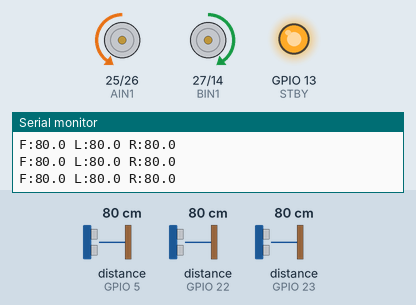
The sketch below on a simulated ESP32. On the bench: motor-driver pin pairs drawn as motors (green arrow = first pin HIGH = forward, orange = second pin HIGH = backward, longer = more drive, scaled by the enable pin, stopped while the standby pin is LOW), output pins drawn as LEDs (lit = HIGH), the last lines printed to the serial monitor. Wiring (inferred from the names in the program): 3 × ultrasonic range finder: trigger GPIO 4, echo GPIO 22 / trigger GPIO 15, echo GPIO 5 / trigger GPIO 21, echo GPIO 23. The test bench sets the inputs (shaded band); at power-on: distance to the obstacle (sensors on GPIO 22, GPIO 23, GPIO 5) 80 cm. The echo pulse lasts 58.3 µs per cm; pins used as bus, display or sensor lines are not drawn.

Above: at 1.4 s.
1.5 s: distance to the obstacle (sensor on GPIO 22) set to 20 cm
At 1.79 s:
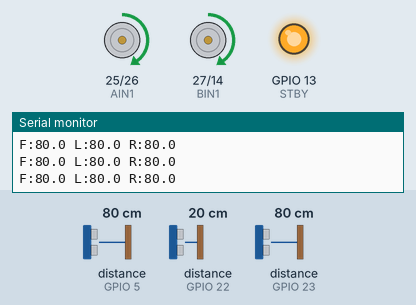
4.5 s: distance to the obstacle (sensor on GPIO 22) set to 15 cm
At 5.4 s:
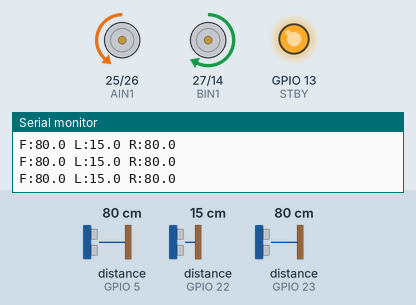
6.3 s: distance to the obstacle (sensor on GPIO 23) set to 12 cm
7.8 s: distance to the obstacle (sensor on GPIO 23) set to 9 cm
At 9.4 s:
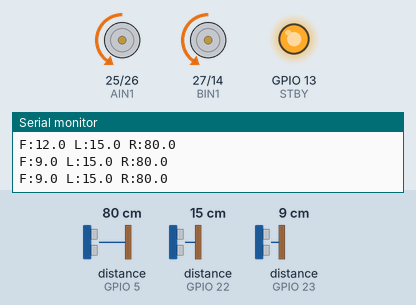
10.8 s: distance to the obstacle (sensor on GPIO 23) set to 18 cm
13.2 s: distance to the obstacle (sensor on GPIO 22) set to 2 cm
At 14.5 s:
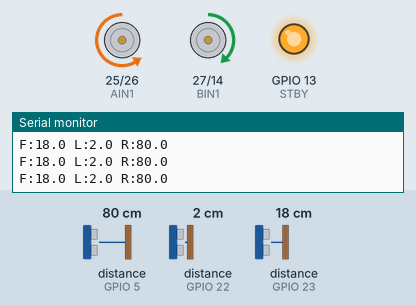
Timing chart, 0 to 15.7 s (numbered marks = the images above; inputs shaded):
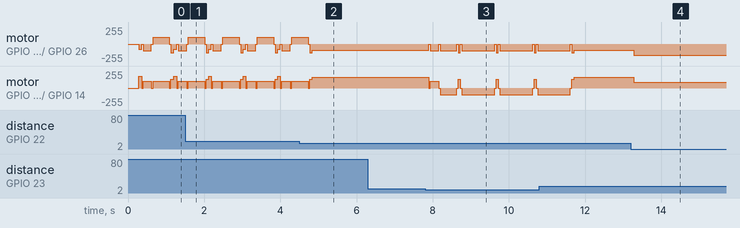

Measured:
- the behaviour switches between 18 and 17 cm on distance to the obstacle (sensor on GPIO 22) (found by bisection; images 1 and 2)
- the behaviour switches between 11 and 10 cm on distance to the obstacle (sensor on GPIO 23) (found by bisection; images 2 and 3)
- after the input at 13.2 s, motor on GPIO 25 (AIN1) / GPIO 26 (AIN2): backward 94/255 → backward 170/255 after 0.08 s; motor on GPIO 27 (BIN1) / GPIO 14 (BIN2): forward 165/255 → forward 89/255 after 0.08 s

The sketch:

obstacle_robot_maze.ino
```cpp
// =============================================================================
//  Left-Hand-Rule Maze Solver — ESP32 + TB6612FNG + 3x HC-SR04
//
//  Priority logic (left-hand rule): LEFT > FORWARD > RIGHT > U-TURN
//    - Median-filtered + debounced sonar readings (avoid drift-vs-opening confusion)
//    - Wall-following correction while driving forward (keeps a steady left offset)
//    - "Nudge forward" before turning at an opening, so the axle clears the corner
//
//  Pipeline (per your spec, section 8):
//    readSensors() -> filterReadings() -> detectWalls() -> decideDirection()
//      -> executeMovement() -> wallCorrection() -> readSensors() -> ...
// =============================================================================

#include <Arduino.h>

// ── Debug ─────────────────────────────────────────────────────────────────
#define DEBUG 0   // set to 0 to silence all debug output (e.g. for production)

#if DEBUG
  #define DBG_PRINT(...)    Serial.print(__VA_ARGS__)
  #define DBG_PRINTLN(...)  Serial.println(__VA_ARGS__)
  #define DBG_PRINTF(...)   Serial.printf(__VA_ARGS__)
#else
  #define DBG_PRINT(...)
  #define DBG_PRINTLN(...)
  #define DBG_PRINTF(...)
#endif

// ── Motor Driver (TB6612FNG) ─────────────────────────────────────────────
#define PWMA 18
#define AIN1 25
#define AIN2 26
#define PWMB 19
#define BIN1 27
#define BIN2 14
#define STBY 13

// ── Ultrasonic Sensors (HC-SR04) ─────────────────────────────────────────
#define TRIG_FRONT 21
#define ECHO_FRONT 23
#define TRIG_LEFT  4
#define ECHO_LEFT  22
#define TRIG_RIGHT 15
#define ECHO_RIGHT 5

// ── Buzzer ────────────────────────────────────────────────────────────────
#define BUZZER_PIN 2   // passive buzzer; driven with tone()/noTone()

// ── Motor direction inversion ────────────────────────────────────────────
// If a motor spins backward when the code commands forward (positive speed),
// set its invert flag to 1 instead of re-wiring the motor leads.
#define MOTOR_A_INVERT 0   // set to 1 if left/A wheel runs backward on "FORWARD"
#define MOTOR_B_INVERT 1   // set to 1 if right/B wheel runs backward on "FORWARD"

// =============================================================================
//  TUNING — measure your actual maze/robot before trusting these numbers
// =============================================================================
// WALL_CM: distance below which a side/front reading counts as "wall present".
//   Set this a bit larger than (corridor_width/2 - robot_half_width), so the
//   robot reliably sees the wall before it gets dangerously close, but small
//   enough that a real side opening still reads clearly above it.
#define WALL_CM        18.0f

// STOP_CM: minimum safe front distance before the robot must halt and re-decide.
#define STOP_CM        10.0f

// TARGET_LEFT_CM: desired steady-state distance to a left wall while cruising
// down a corridor. Tune to roughly the middle of your corridor width.
#define TARGET_LEFT_CM 9.0f

// OPEN_JUMP_CM / OPEN_CONFIRM_COUNT: an opening is only accepted once a side
// reading exceeds WALL_CM for this many consecutive filtered samples in a row.
// This is what separates "sonar saw a real junction" from "robot is just
// drifting away from the wall" (spec section 4).
#define OPEN_CONFIRM_COUNT 2

// Speeds
#define BASE_SPEED     130
#define TURN_SPEED     100
#define NUDGE_SPEED    100
#define REVERSE_SPEED  100

// Wall-following correction gain/limits (small trims only, never full turns)
#define CORR_KP        6.0f
#define CORR_MAX       50
#define CORR_DEADBAND_CM 1.0f

// Timing — ALL OF THESE MUST BE CALIBRATED EXPERIMENTALLY ON YOUR ROBOT.
// Sonar alone can't measure turn angle; these are open-loop time pulses.
#define NUDGE_MS       220   // creep forward so the wheel axle clears the corner
#define TURN_MS        430   // time to pivot ~90 degrees at TURN_SPEED
#define UTURN_MS        860   // time to pivot ~180 degrees (recalibrate, not just 2x TURN_MS)
#define REVERSE_MS     300
#define SETTLE_MS       40   // brief pause after stopping before the next pivot

#define ECHO_TIMEOUT_US 25000UL

// ── Debug counters/state ────────────────────────────────────────────────
static uint32_t g_loopCount = 0;

// =============================================================================
//  SHARED TYPES — must be fully defined here, before ANY function in the file.
//  The Arduino IDE auto-generates forward prototypes for every function and
//  inserts them near the top of the translation unit, above your own code.
//  If SensorState/Action were defined further down, those auto-generated
//  prototypes (e.g. "void readSensors(SensorState &s);") would reference an
//  undeclared type and the build would fail — regardless of where you
//  actually use these types later in the file.
// =============================================================================
struct SensorState {
  float L, F, R;            // this loop's median-filtered readings
  bool wallL, wallF, wallR;  // WALL_CM classification (true = wall present)
};

enum Action { ACT_FORWARD, ACT_LEFT, ACT_RIGHT, ACT_UTURN };

// =============================================================================
//  SENSOR READ — single raw ping
// =============================================================================
float readDistanceCmRaw(int trigPin, int echoPin, const char* label) {
  digitalWrite(trigPin, LOW);
  delayMicroseconds(2);
  digitalWrite(trigPin, HIGH);
  delayMicroseconds(10);
  digitalWrite(trigPin, LOW);

  unsigned long duration = pulseIn(echoPin, HIGH, ECHO_TIMEOUT_US);

  if (duration == 0) {
    DBG_PRINTF("[SENSOR][%s] no echo within %luus (timeout) -> treating as 400cm (clear)\n",
               label, ECHO_TIMEOUT_US);
    return 400.0f;          // no echo = treat as far/clear
  }

  float cm = duration * 0.01715f;                // convert us -> cm
  DBG_PRINTF("[SENSOR][%s] echo=%luus -> %.1fcm\n", label, duration, cm);
  return cm;
}

float median3(float a, float b, float c) {
  if (a > b) { float t = a; a = b; b = t; }
  if (b > c) { float t = b; b = c; c = t; }
  if (a > b) { float t = a; a = b; b = t; }
  return b;
}

// Three quick pings per sensor, median-filtered, to reject single-ping noise
// (spikes/dropouts) before any decision logic ever sees the number.
float readDistanceCm(int trigPin, int echoPin, const char* label) {
  float s1 = readDistanceCmRaw(trigPin, echoPin, label); delayMicroseconds(300);
  float s2 = readDistanceCmRaw(trigPin, echoPin, label); delayMicroseconds(300);
  float s3 = readDistanceCmRaw(trigPin, echoPin, label);
  float m = median3(s1, s2, s3);
  DBG_PRINTF("[FILTER][%s] samples=[%.1f, %.1f, %.1f] -> median=%.1f\n", label, s1, s2, s3, m);
  return m;
}

// =============================================================================
//  MOTOR CONTROL
// =============================================================================
void motorInit() {
  DBG_PRINTLN("[MOTOR] init: STBY, AIN1/2, BIN1/2 as OUTPUT; PWM channels attached");
  pinMode(STBY, OUTPUT);
  digitalWrite(STBY, HIGH);
  pinMode(AIN1, OUTPUT);
  pinMode(AIN2, OUTPUT);
  pinMode(BIN1, OUTPUT);
  pinMode(BIN2, OUTPUT);
  ledcAttach(PWMA, 22000, 8);
  ledcAttach(PWMB, 22000, 8);
}

void setMotorA(int speed) {
  int constrained = constrain(speed, -255, 255);
  int applied = MOTOR_A_INVERT ? -constrained : constrained;
  digitalWrite(AIN1, applied >= 0 ? LOW : HIGH);
  digitalWrite(AIN2, applied >= 0 ? HIGH : LOW);
  ledcWrite(PWMA, abs(applied));
}

void setMotorB(int speed) {
  int constrained = constrain(speed, -255, 255);
  int applied = MOTOR_B_INVERT ? -constrained : constrained;
  digitalWrite(BIN1, applied >= 0 ? LOW : HIGH);
  digitalWrite(BIN2, applied >= 0 ? HIGH : LOW);
  ledcWrite(PWMB, abs(applied));
}

void motorStop()                     { DBG_PRINTLN("[ACTION] STOP");   setMotorA(0); setMotorB(0); }
void driveForward(int s)             { DBG_PRINTF("[ACTION] FORWARD speed=%d\n", s); setMotorA(s); setMotorB(s); }
void driveReverse(int s)             { DBG_PRINTF("[ACTION] REVERSE speed=%d\n", s); setMotorA(-s); setMotorB(-s); }
void driveDifferential(int l, int r) { DBG_PRINTF("[ACTION] DIFF L=%d R=%d\n", l, r); setMotorA(l); setMotorB(r); }
// Pivot left: left wheel backward, right wheel forward
void pivotLeft(int s)  { DBG_PRINTF("[ACTION] PIVOT LEFT speed=%d\n", s);  setMotorA(-s); setMotorB(s); }
// Pivot right: left wheel forward, right wheel backward
void pivotRight(int s) { DBG_PRINTF("[ACTION] PIVOT RIGHT speed=%d\n", s); setMotorA(s);  setMotorB(-s); }

// =============================================================================
//  SENSOR STATE (readSensors -> filterReadings -> detectWalls)
//  (struct SensorState itself is defined up top — see SHARED TYPES section)
// =============================================================================

// Debounce counters: how many consecutive loops each side has read "open"
static int openStreakL = 0;
static int openStreakR = 0;

void readSensors(SensorState &s) {
  s.F = readDistanceCm(TRIG_FRONT, ECHO_FRONT, "FRONT");
  delay(10);
  s.L = readDistanceCm(TRIG_LEFT,  ECHO_LEFT,  "LEFT");
  delay(10);
  s.R = readDistanceCm(TRIG_RIGHT, ECHO_RIGHT, "RIGHT");
  delay(10);
  Serial.printf("F:%.1f L:%.1f R:%.1f\n", s.F, s.L, s.R);
}

// filterReadings(): update the open/closed debounce streaks from the latest
// median-filtered samples. detectWalls() below uses these streaks (not the
// raw sample) to decide OPEN vs WALL, so a single noisy reading can never
// trigger a turn.
void filterReadings(SensorState &s) {
  if (s.L > WALL_CM) openStreakL++; else openStreakL = 0;
  if (s.R > WALL_CM) openStreakR++; else openStreakR = 0;
  DBG_PRINTF("[FILTER] openStreakL=%d openStreakR=%d\n", openStreakL, openStreakR);
}

void detectWalls(SensorState &s) {
  s.wallF = s.F < STOP_CM;                      // front uses the stricter STOP threshold
  s.wallL = !(openStreakL >= OPEN_CONFIRM_COUNT); // confirmed open only after N consecutive loops
  s.wallR = !(openStreakR >= OPEN_CONFIRM_COUNT);
  DBG_PRINTF("[STATE] wallL=%d wallF=%d wallR=%d\n", s.wallL, s.wallF, s.wallR);
}

// =============================================================================
//  DECISION — left-hand rule junction table (spec section 7)
//  (enum Action itself is defined up top — see SHARED TYPES section)
// =============================================================================
Action decideDirection(const SensorState &s) {
  // LEFT > FORWARD > RIGHT > BACK
  if (!s.wallL) { DBG_PRINTLN("[DECISION] left open -> LEFT");    return ACT_LEFT; }
  if (!s.wallF) { DBG_PRINTLN("[DECISION] front open -> FORWARD"); return ACT_FORWARD; }
  if (!s.wallR) { DBG_PRINTLN("[DECISION] right open -> RIGHT");  return ACT_RIGHT; }
  DBG_PRINTLN("[DECISION] all walled -> U-TURN");
  return ACT_UTURN;
}

// =============================================================================
//  WALL CORRECTION — small differential trims while driving forward
//  (spec section 3). Only engages when a left wall is actually present;
//  with no left wall to reference, just drive straight at BASE_SPEED.
// =============================================================================
void wallCorrection(float filteredL, bool wallPresent) {
  if (!wallPresent) {
    DBG_PRINTLN("[CORR] no left wall reference -> straight");
    driveForward(BASE_SPEED);
    return;
  }

  float error = TARGET_LEFT_CM - filteredL;  // >0 = too close to wall, <0 = too far
  if (fabs(error) <= CORR_DEADBAND_CM) {
    DBG_PRINTF("[CORR] L=%.1f ~= target %.1f -> straight\n", filteredL, TARGET_LEFT_CM);
    driveForward(BASE_SPEED);
    return;
  }

  int corr = (int)constrain(fabs(error) * CORR_KP, 0, CORR_MAX);
  if (error > 0) {
    // too close to left wall -> steer RIGHT: left faster, right slower
    DBG_PRINTF("[CORR] L=%.1f too close (target %.1f) -> steer RIGHT corr=%d\n", filteredL, TARGET_LEFT_CM, corr);
    driveDifferential(BASE_SPEED + corr, BASE_SPEED - corr);
  } else {
    // too far from left wall -> steer LEFT: left slower, right faster
    DBG_PRINTF("[CORR] L=%.1f too far (target %.1f) -> steer LEFT corr=%d\n", filteredL, TARGET_LEFT_CM, corr);
    driveDifferential(BASE_SPEED - corr, BASE_SPEED + corr);
  }
}

// =============================================================================
//  EXECUTE MOVEMENT
// =============================================================================
void resetSideStreaks() {
  // Once we act on an opening (or leave a junction), clear the debounce
  // counters so stale streaks don't bleed into the next corridor segment.
  openStreakL = 0;
  openStreakR = 0;
}

void executeMovement(Action a, const SensorState &s) {
  switch (a) {
    case ACT_FORWARD:
      wallCorrection(s.L, s.wallL);
      break;

    case ACT_LEFT:
      motorStop();
      delay(SETTLE_MS);
      // Nudge forward so the axle clears the corner before pivoting
      // (sonar can see the opening before the wheels are actually past it).
      driveForward(NUDGE_SPEED);
      delay(NUDGE_MS);
      motorStop();
      delay(SETTLE_MS);
      pivotLeft(TURN_SPEED);
      delay(TURN_MS);
      motorStop();
      delay(SETTLE_MS);
      driveForward(BASE_SPEED);
      resetSideStreaks();
      break;

    case ACT_RIGHT:
      motorStop();
      delay(SETTLE_MS);
      driveForward(NUDGE_SPEED);
      delay(NUDGE_MS);
      motorStop();
      delay(SETTLE_MS);
      pivotRight(TURN_SPEED);
      delay(TURN_MS);
      motorStop();
      delay(SETTLE_MS);
      driveForward(BASE_SPEED);
      resetSideStreaks();
      break;

    case ACT_UTURN:
      motorStop();
      delay(SETTLE_MS);
      pivotRight(TURN_SPEED); // pick one consistent pivot direction for 180s
      delay(UTURN_MS);
      motorStop();
      delay(SETTLE_MS);
      driveForward(BASE_SPEED);
      resetSideStreaks();
      break;
  }
}

// =============================================================================
//  SETUP
// =============================================================================
void setup() {
  Serial.begin(115200);
  delay(200);
  DBG_PRINTLN("=== Left-hand-rule maze solver booting ===");
  DBG_PRINTF("[CONFIG] WALL_CM=%.1f STOP_CM=%.1f TARGET_LEFT_CM=%.1f BASE_SPEED=%d TURN_MS=%d NUDGE_MS=%d\n",
             WALL_CM, STOP_CM, TARGET_LEFT_CM, BASE_SPEED, TURN_MS, NUDGE_MS);

  pinMode(TRIG_FRONT, OUTPUT); pinMode(ECHO_FRONT, INPUT);
  pinMode(TRIG_LEFT,  OUTPUT); pinMode(ECHO_LEFT,  INPUT);
  pinMode(TRIG_RIGHT, OUTPUT); pinMode(ECHO_RIGHT, INPUT);

  motorInit();
  motorStop();

  DBG_PRINTLN("[SETUP] Complete. Entering main loop.");
  Serial.println("Maze solver ready.");
}

// =============================================================================
//  MAIN LOOP:  readSensors -> filterReadings -> detectWalls -> decideDirection
//              -> executeMovement (-> wallCorrection inside FORWARD)
// =============================================================================
void loop() {
  uint32_t loopStart = millis();
  g_loopCount++;
  DBG_PRINTF("\n--- loop #%lu @ t=%lums ---\n", g_loopCount, loopStart);

  SensorState s;
  readSensors(s);
  filterReadings(s);
  detectWalls(s);

  Action a = decideDirection(s);
  executeMovement(a, s);

  DBG_PRINTF("[TIMING] loop #%lu took %lums\n", g_loopCount, millis() - loopStart);
}
```
